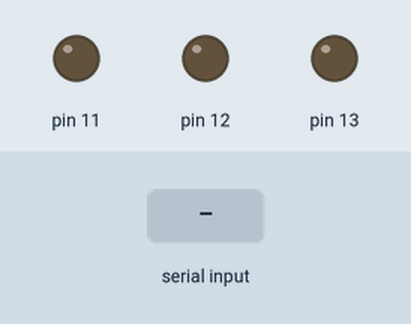
Recording of a sketch running on a simulated Arduino Uno, built with avr-gcc and run on an emulated ATmega328P. Shown: output pins drawn as LEDs (lit = HIGH). The inputs (shaded band) are chosen by the test bench. What the sketch prints to the serial monitor is not drawn.

Above: at 1.2 s.
1.3 s: "0" received over Serial
At 1.8 s:
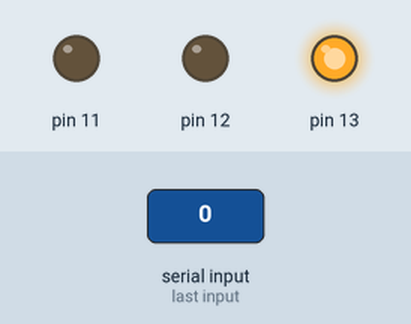
2.8 s: "2" received over Serial
At 4.0 s:
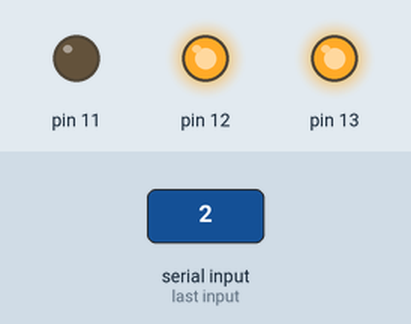
4.3 s: "1" received over Serial
At 5.3 s:
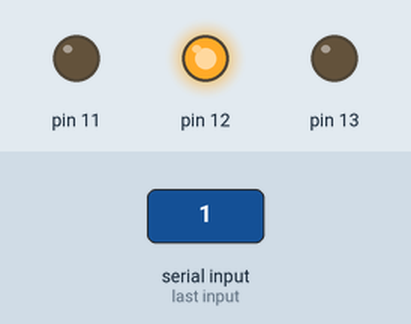
5.8 s: "4" received over Serial
At 6.4 s:
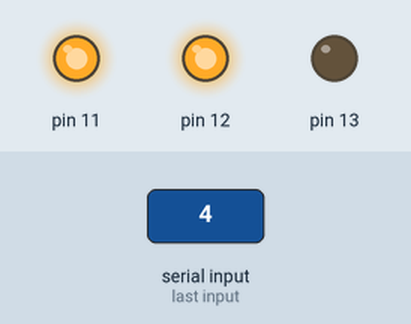
7.3 s: "3" received over Serial
At 8.5 s:
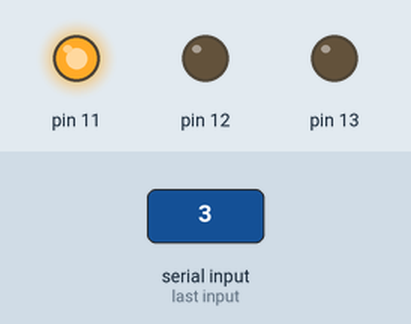
8.8 s: "5" received over Serial
At 9.9 s:
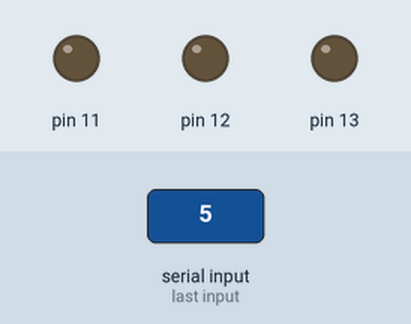
Timing chart, 0 to 11.3 s (numbered marks = the images above; inputs shaded):
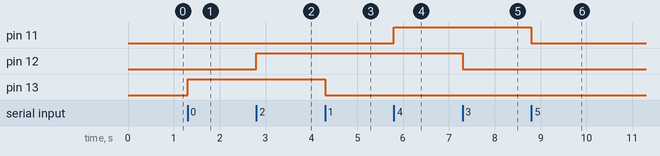

The sketch:

Arduino_ColorDetector.ino
```cpp
char dato;

void setup(){
    Serial.begin(115200);
    pinMode(13, OUTPUT);
    pinMode(12, OUTPUT);
    pinMode(11, OUTPUT);

}

void loop(){
	if(Serial.available()){
		dato = Serial.read();
                Serial.print(dato);
		switch(dato){

		case '0': digitalWrite(13,HIGH); break;
		case '1': digitalWrite(13,LOW); break;
		case '2': digitalWrite(12,HIGH); break;
		case '3': digitalWrite(12,LOW); break;
		case '4': digitalWrite(11,HIGH); break;
		case '5': digitalWrite(11,LOW); break;

		}


        }
}
```

Measured:
- after the input at 1.3 s, pin 13: LOW → HIGH at once
- after the input at 2.8 s, pin 12: LOW → HIGH at once
- after the input at 4.3 s, pin 13: HIGH → LOW at once
- after the input at 5.8 s, pin 11: LOW → HIGH at once
- after the input at 7.3 s, pin 12: HIGH → LOW at once
- after the input at 8.8 s, pin 11: HIGH → LOW at once
